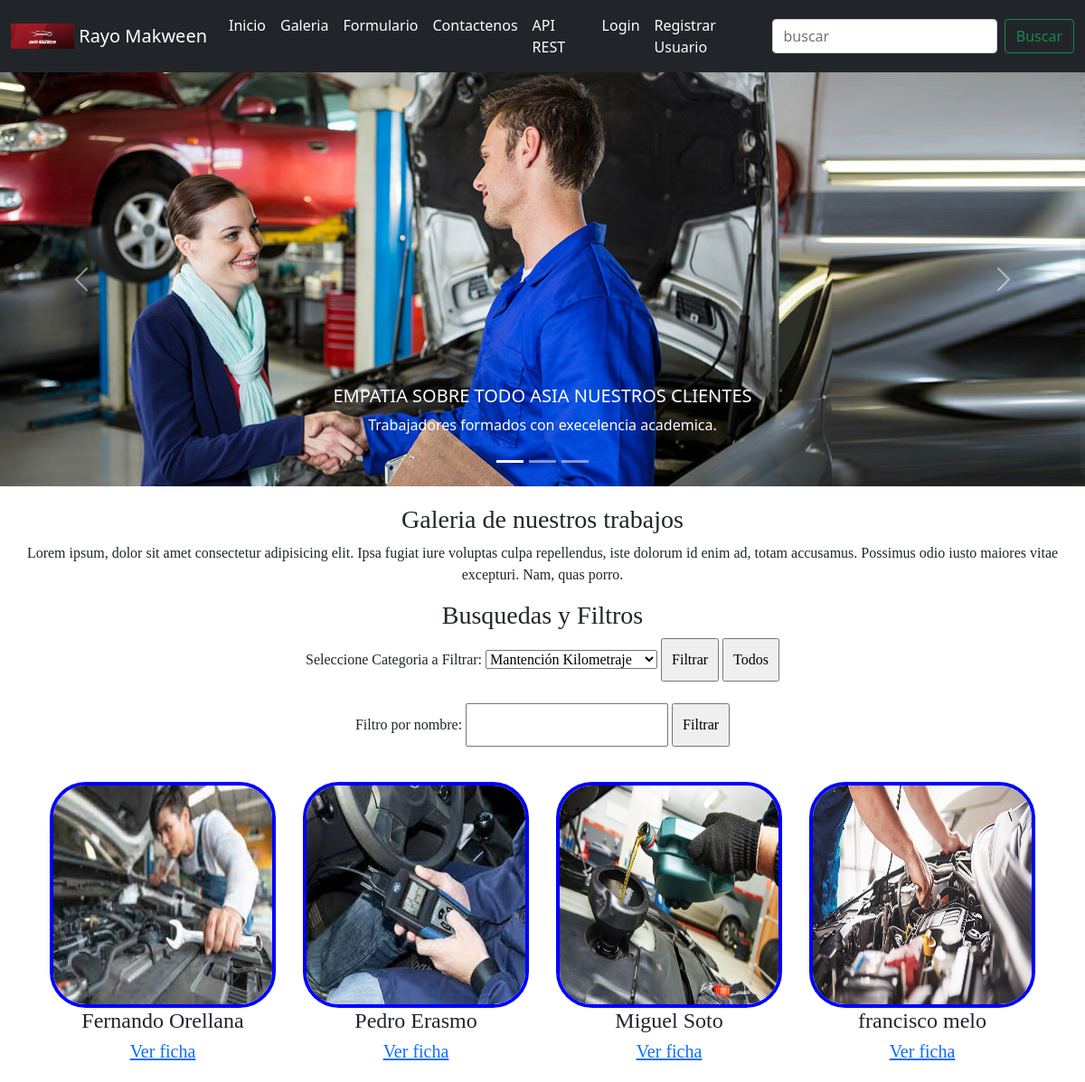
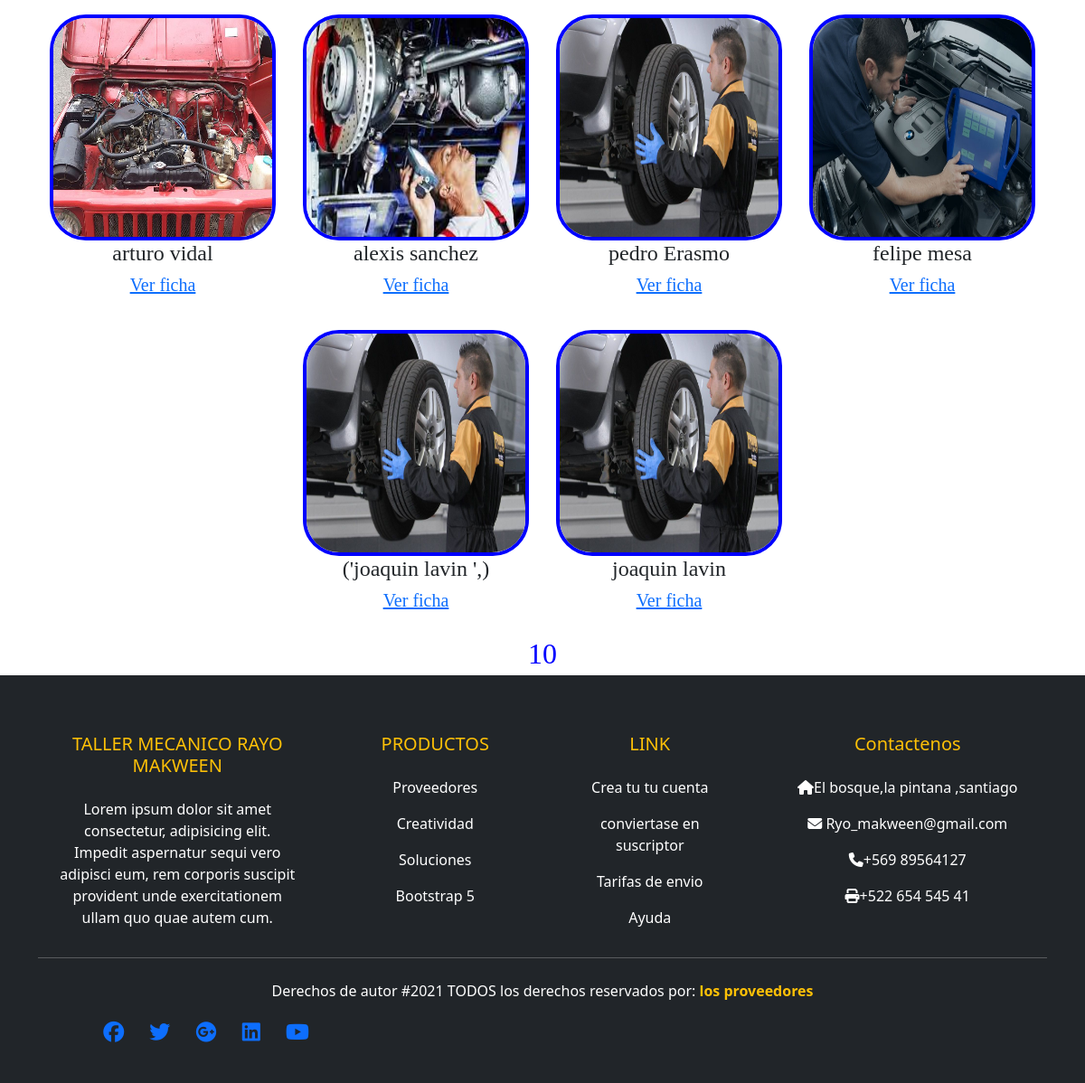
The page /filtro_categoria/ on the database its author committed (2 pictures, top to bottom).
### webRayoMakween/models.py (models this page shows, shortened)
class Mecanico(models.Model):
    nombre = models.CharField(primary_key=True,max_length=25)
    descripcion = models.TextField()
    imagen = models.ImageField(upload_to='mecanicos',default='mecanicos/no_hay_imagen.jpg')
    categoria = models.ForeignKey(Categoria,on_delete=models.CASCADE)
    publicar = models.BooleanField(default=False)
    comentario = models.TextField(default='--')
    usuario = models.CharField(max_length=45,default='--')
    dueno = models.CharField(max_length=45,default='--')

### webRayoMakween/views.py (the view)
# urls.py: path('filtro_categoria/',filtro_categoria,name='FILTRO_CATEGORIA'),
def filtro_categoria(request):
    mecanicos = Mecanico.objects.all()
    cant = Mecanico.objects.all().count()
    if request.POST:
        cate = request.POST.get("cboCategoria")
        obj_cate = Categoria.objects.get(nombre=cate)
        mecanicos = Mecanico.objects.filter(categoria=obj_cate).filter(publicar=True)
        cant = Mecanico.objects.filter(categoria=obj_cate).filter(publicar=True).count()
    categorias = Categoria.objects.all()
    datos = {"mecanicos":mecanicos,"categorias":categorias, "cantidad":cant}
    return render(request,"galeria.html",datos)

### webRayoMakween/templates/galeria.html (shortened to what this page needs)
{% extends "base.html" %}
{% load static %}
{% block css %}
<link rel="stylesheet" href="{% static 'dist/css/lightbox.css' %}">
{% endblock css %}
{% block contenido %}
<section id="blog">
    <h3 style="text-align: center; margin-top: 20px;">Galeria de nuestros trabajos</h3>
    <p>Lorem ipsum, dolor sit amet consectetur adipisicing elit. Ipsa fugiat iure voluptas culpa repellendus, iste
        dolorum id enim ad, totam accusamus. Possimus odio iusto maiores vitae excepturi. Nam, quas porro.</p>
    <h3>Busquedas y Filtros</h3>
    <form action="{% url 'FILTRO_CATEGORIA' %}" method="post">
        Seleccione Categoria a Filtrar:
        <select name="cboCategoria" id="cboCategoria">
            {% for reg in categorias %}
            <option value="{{reg.nombre}}">{{reg.nombre}}</option>
            {% endfor %}
        </select>
        <input type="submit" value="Filtrar">
        <input type="button" value="Todos" onclick="javascipt:location.href='/galeria/'">
    </form>
    <br>
    <form action="{% url 'FILTRO_NOMBRE' %}" method="post">
        Filtro por nombre:
        <input type="text" name="textNombre" id="textNombre">
        <input type="submit" value="Filtrar">
    </form>
<br>
    <div class="contenedor">
        {% for reg in mecanicos %}
        <article>
            <a href="{{reg.imagen.url}}" data-lightbox="mecanicos" data-title="{{reg.descripcion}}">
                <img src="{{reg.imagen.url}}" alt="">
            </a>
            <h4>{{reg.nombre}}</h4>
            <h5>
                <a href="/ficha/{{reg.nombre}}/">Ver ficha</a>
            </h5>
        </article>
        {% endfor %}
    </div>
    <div style="text-align: center; color: blue;font-size: xx-large;">
        {{cantidad}}
    </div>
</section>
{% endblock contenido %}

### webRayoMakween/static/css/formulario.css (style rules this page uses)
input { padding: 10px; margin-top: 10px; }

### webRayoMakween/static/css/blog.css (style rules this page uses)
#blog .contenedor img { width: 250px; height: 250px; border: solid 4px blue; border-radius: 40px; }
#blog { font-family: cursive; text-align: center; margin-top: 20px; }
#blog .contenedor { display: flex; justify-content: center; flex-wrap: wrap; }
#blog .contenedor article { margin:15px; }

### rows shown on the page
Mecanico: imagen (picture), nombre "Fernando Orellana"
Mecanico: imagen (picture), nombre "Pedro Erasmo"
Mecanico: imagen (picture), nombre "Miguel Soto"
Mecanico: imagen (picture), nombre "francisco melo"
Mecanico: imagen (picture), nombre "arturo vidal"
Mecanico: imagen (picture), nombre "alexis sanchez"
Mecanico: imagen (picture), nombre "pedro Erasmo"
Mecanico: imagen (picture), nombre "felipe mesa"
Mecanico: imagen (picture), nombre "('joaquin lavin ',)"
Mecanico: imagen (picture), nombre "joaquin lavin"

### other values the page prints
{{ cantidad }} "10"
form field cboCategoria "Mantención Kilometraje"
